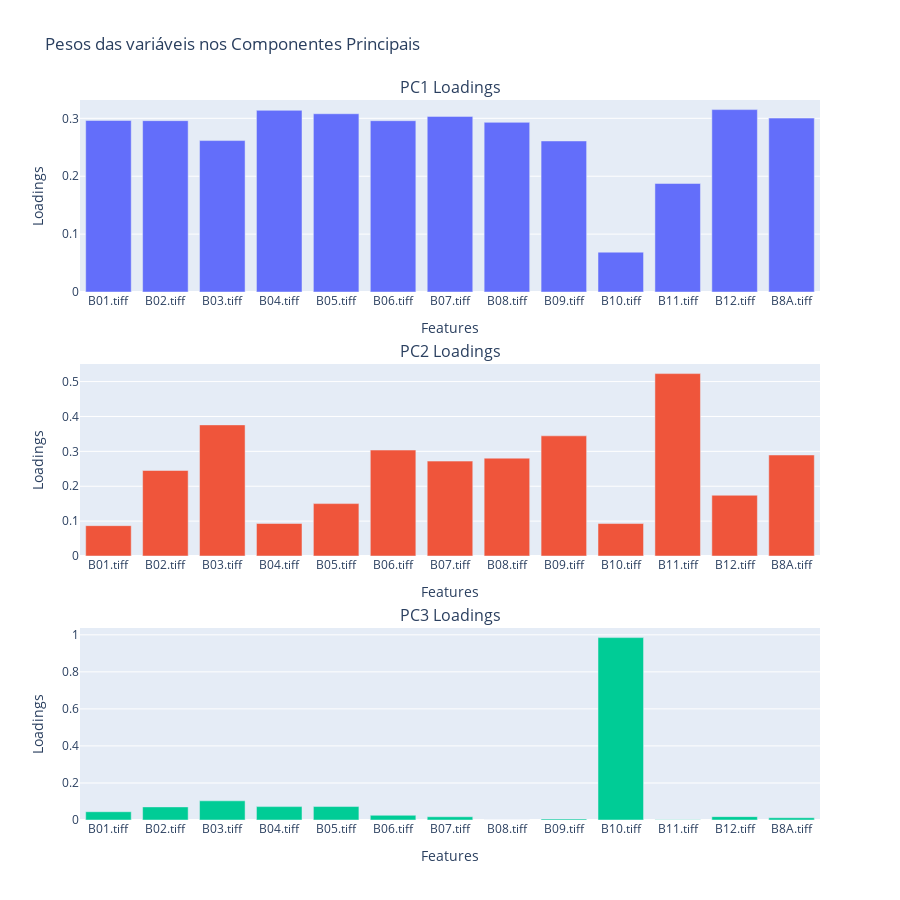

Notebook cell for this chart:
### Code cell
import plotly.subplots as sp

def plot_loadings_all_components(loadings_df, title='Principal Components Loadings', vertical_spacing=0.1):
    num_components = loadings_df.shape[1]  # Number of principal components

    # Create the figure with subplots
    fig = sp.make_subplots(rows=num_components, cols=1, subplot_titles=[f'PC{i+1} Loadings' for i in range(num_components)],
                           shared_xaxes=True, vertical_spacing=vertical_spacing)

    # Add traces for each principal component
    for i, component in enumerate(loadings_df.columns):
        trace = go.Bar(x=loadings_df.index, y=loadings_df[component], name=f'PC{i+1} Loadings')
        fig.add_trace(trace, row=i+1, col=1)

    # Update the layout of the figure
    fig.update_layout(height=300*num_components, showlegend=False, title_text=title)

    # Show x-axis labels on all subplots
    for i in range(num_components):
        fig.update_xaxes(title_text='Features', showticklabels=True, row=i+1, col=1)

    fig.update_yaxes(title_text='Loadings', col=1)

    # Show the figure
    fig.show()



plot_loadings_all_components(component_loadings_df.abs(), title='Pesos das variáveis nos Componentes Principais')

### Figure 1 — Plotly figure (JSON) as saved in the notebook; plotly's stock layout.template omitted (floating-point values rounded to 4 significant figures)
{"data": [{"name": "PC1 Loadings", "type": "bar", "x": ["B01.tiff", "B02.tiff", "B03.tiff", "B04.tiff", "B05.tiff", "B06.tiff", "B07.tiff", "B08.tiff", "B09.tiff", "B10.tiff", "B11.tiff", "B12.tiff", "B8A.tiff"], "xaxis": "x", "y": [0.2964, 0.2959, 0.2616, 0.3138, 0.3079, 0.2959, 0.3034, 0.293, 0.2609, 0.0688, 0.1875, 0.3151, 0.3004], "yaxis": "y"}, {"name": "PC2 Loadings", "type": "bar", "x": ["B01.tiff", "B02.tiff", "B03.tiff", "B04.tiff", "B05.tiff", "B06.tiff", "B07.tiff", "B08.tiff", "B09.tiff", "B10.tiff", "B11.tiff", "B12.tiff", "B8A.tiff"], "xaxis": "x2", "y": [0.08694, 0.2451, 0.3759, 0.09324, 0.1502, 0.3037, 0.272, 0.2805, 0.3445, 0.09306, 0.5229, 0.1742, 0.2896], "yaxis": "y2"}, {"name": "PC3 Loadings", "type": "bar", "x": ["B01.tiff", "B02.tiff", "B03.tiff", "B04.tiff", "B05.tiff", "B06.tiff", "B07.tiff", "B08.tiff", "B09.tiff", "B10.tiff", "B11.tiff", "B12.tiff", "B8A.tiff"], "xaxis": "x3", "y": [0.04469, 0.07076, 0.1036, 0.07225, 0.07264, 0.02543, 0.0175, 4.756e-05, 0.005659, 0.985, 0.0009465, 0.01821, 0.01212], "yaxis": "y3"}], "layout": {"annotations": [{"font": {"size": 16}, "showarrow": false, "text": "PC1 Loadings", "x": 0.5, "xanchor": "center", "xref": "paper", "y": 1, "yanchor": "bottom", "yref": "paper"}, {"font": {"size": 16}, "showarrow": false, "text": "PC2 Loadings", "x": 0.5, "xanchor": "center", "xref": "paper", "y": 0.6333, "yanchor": "bottom", "yref": "paper"}, {"font": {"size": 16}, "showarrow": false, "text": "PC3 Loadings", "x": 0.5, "xanchor": "center", "xref": "paper", "y": 0.2667, "yanchor": "bottom", "yref": "paper"}], "height": 900, "showlegend": false, "title": {"text": "Pesos das variáveis nos Componentes Principais"}, "xaxis": {"anchor": "y", "domain": [0, 1], "matches": "x3", "showticklabels": true, "title": {"text": "Features"}}, "xaxis2": {"anchor": "y2", "domain": [0, 1], "matches": "x3", "showticklabels": true, "title": {"text": "Features"}}, "xaxis3": {"anchor": "y3", "domain": [0, 1], "showticklabels": true, "title": {"text": "Features"}}, "yaxis": {"anchor": "x", "domain": [0.7333, 1], "title": {"text": "Loadings"}}, "yaxis2": {"anchor": "x2", "domain": [0.3667, 0.6333], "title": {"text": "Loadings"}}, "yaxis3": {"anchor": "x3", "domain": [0, 0.2667], "title": {"text": "Loadings"}}}}
